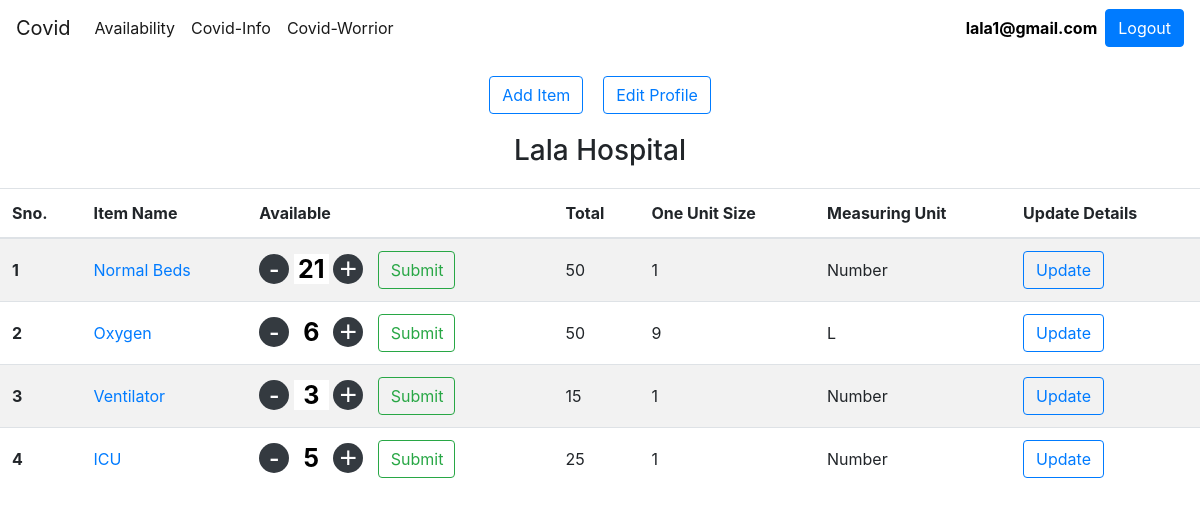
Screenshot of /profile.php (signed in) with the database file from the repository.
### tables this page shows
CREATE TABLE `vendor` (
  `id` int(100) NOT NULL,
  `orgname` varchar(200) NOT NULL,
  `orgemail` varchar(150) NOT NULL,
  `orgpassword` varchar(255) NOT NULL,
  `orgphoneno` varchar(10) NOT NULL,
  `orgaddress` varchar(300) NOT NULL,
  `orgtype` varchar(50) NOT NULL,
  `orgcity` text NOT NULL,
  `status` enum('active','inactive') NOT NULL DEFAULT 'inactive',
  `created_at` datetime NOT NULL DEFAULT current_timestamp(),
  `updated_at` datetime NOT NULL DEFAULT current_timestamp() ON UPDATE current_timestamp()
);

CREATE TABLE `resources` (
  `resource_id` int(100) NOT NULL,
  `resource_name` varchar(100) NOT NULL,
  `one_unit_size` int(11) NOT NULL,
  `measuring_unit` varchar(10) NOT NULL,
  `total` int(11) NOT NULL,
  `available` int(11) DEFAULT NULL,
  `vendor_id` int(100) NOT NULL,
  `created_at` datetime NOT NULL DEFAULT current_timestamp(),
  `updated_at` datetime NOT NULL DEFAULT current_timestamp() ON UPDATE current_timestamp()
);

### includes/database.php (called while the page is built, shortened)
<?php
class Database
{
    private $connection;
    public function open_db_connection()
    {
        try {
            $this->connection = new PDO("mysql:host=".DB_HOST.";dbname=".DB_NAME,DB_USER,DB_PASS);
            $this->connection->setAttribute(PDO::ATTR_ERRMODE, PDO::ERRMODE_EXCEPTION);
          } catch(PDOException $e) {
            echo "Connection failed: " . $e->getMessage();
          }
    }
    public function query($query,$arr=[])
    {
        if(empty($arr))
        {
            $result=$this->connection->query($query);
            return $result;
        }
        else
        {
            $stmt=$this->connection->prepare($query);
            $result=$stmt->execute($arr);
            return $stmt;
        }
    }
}
$database=new Database();

### includes/users.php (called while the page is built, shortened)
<?php
require_once('database.php');
class User
{
	public static function find_user_by_email($email)
	{
		global $database;
		$q='select * from users where email=?';
		$result=$database->query($q,array($email));
		$row=$result->fetch();
		return self::getObject($row);
	}
	public static function getObject($row)
	{
		$user=new User();
		foreach ($row as $key => $value) {
		if($user->checkKey($key))
				{
				$user->{$key}=$value;
				}
			}
		return $user;
	}
	public  function checkKey($key)
	{
		$properties=get_object_vars($this);
		return array_key_exists($key, $properties);
	}
}
?>

### includes/vendor.php (called while the page is built, shortened)
<?php
require_once('database.php');
class Vendor
{
	public static function select_query($id='')
	{
	global $database;
	$q=$id?"select * from vendor where id={$id}":"select * from vendor";
	$result=$database->query($q);
	return $result;
	}
	public static  function find_vendor_by_id($id)
	{
		$result=self::select_query($id);
		$row=$result->fetch();
		return $row?self::getObject($row):false;
	}
	public static function getObject($row)
	{
		$vendor=new Vendor();
		foreach ($row as $key => $value) {
		if($vendor->checkKey($key))
				{
				$vendor->{$key}=$value;
				}
			}
		return $vendor;
	}
	public  function checkKey($key)
	{
		$properties=get_object_vars($this);
		return array_key_exists($key, $properties);
	}
}
?>

### includes/resources.php (called while the page is built, shortened)
<?php
require_once('database.php');
class Resources
{
	public static function find_resources_by_vendor_id($vendor_id)
	{
		$resources=[];
		global $database;
		$q="select * from resources where vendor_id=?";
		$result=$database->query($q,array($vendor_id));
		while ($row=$result->fetch()) {
			$resources[]=self::getObject($row);
		}
		return $resources;
	}
    public static function getObject($row)
	{
		$resource=new Resources();
		foreach ($row as $key => $value) {
		if($resource->checkKey($key))
				{
				$resource->{$key}=$value;
				}
			}
		return $resource;
	}
	public  function checkKey($key)
	{
		$properties=get_object_vars($this);
		return array_key_exists($key, $properties);
	}
}

### profile.php (the view, shortened to what this page needs)
<?php
require('includes/users.php');
require('includes/resources.php');
require ('includes/vendor.php');
if (isset($_SESSION['email'])) {
    $user = User::find_user_by_email($_SESSION['email']);
    $resources = Resources::find_resources_by_vendor_id($user->vendor_id);
    $vendor =Vendor::find_vendor_by_id($user->vendor_id);
}
else
{
    header('Location:index.php');
}
?>
<!doctype html>
<html lang="en">
<head>
    <link rel="stylesheet" href="https://cdn.jsdelivr.net/npm/bootstrap@4.5.3/dist/css/bootstrap.min.css">
</head>
<body>
<?php
include"navbar.php";
?>
    <center><div style="margin-top: 20px;"><a class="btn btn-outline-primary" href="addItem.php" role="button">Add Item</a><a class="btn btn-outline-primary" href="editProfile.php" role="button"  style="margin-left: 20px;">Edit Profile</a></div></center>
    <h3 class="page-title"><?php echo $vendor->orgname ?></h3>
    <div class="table-responsive-md">
        <table class="table table-striped table-hover">
            <thead>
                <tr>
                    <th scope="col">Sno.</th>
                    <th scope="col">Item Name</th>
                    <th scope="col">Available</th>
                    <th scope="col">Total</th>
                    <th scope="col">One Unit Size</th>
                    <th scope="col">Measuring Unit</th>
                    <th scope="col">Update Details</th>
                </tr>
            </thead>
            <tbody>
                <?php
                if (!empty($resources)) {
                    $i=0;
                    foreach ($resources as $res) {
                ?>
                        <tr>
                            <th scope="row">
                                <div class="tdr-margin"><?php echo ++$i; ?></div>
                            </th>
                            <td>
                                <a href="">
                                    <div class="tdr-margin"><?php echo $res->resource_name ?></div>
                                </a>
                            </td>
                            <td>
                                <form action="availableUpdation.php" method="post">
                                    <div class="qty mt-6">
                                        <span class="minus bg-dark" onclick="ini(<?php echo $i ?>)">-</span>
                                        <input type="number" id="count<?php echo $i ?>" class="count" name="qty" value=<?php echo $res->available; ?>>
                                        <span class="plus bg-dark" onclick="ini(<?php echo $i ?>)">+</span>
                                        <input type="submit" class="btn btn-outline-success " style="width: 77.5px;margin-left: 10px;" name="submit">
                                    </div>
                                </form>
                            </td>
                            <td class="tdr-margin">
                                <div class="tdr-margin"><?php echo $res->total ?></div>
                            </td>
                            <td class="tdr-margin">
                                <div class="tdr-margin"><?php echo $res->one_unit_size ?></div>
                            </td>
                            <td class="tdr-margin">
                                <div class="tdr-margin"><?php echo $res->measuring_unit ?></div>
                            </td>
                            <?php
                            $rid=$res->resource_id;
                            $rname=$res->resource_name;
                            $ravilable=$res->available;
                            $rous=$res->one_unit_size;
                            $rtotal=$res->total;
                            $rmu=$res->measuring_unit;
                            echo "
                            <td><a class='btn btn-outline-primary' href='updateItem.php?resid=$rid&resname=$rname&resavailable=$ravilable&resous=$rous&restotal=$rtotal&resmu=$rmu' role='button'>Update</a></td>
                            ";
                            ?>
                        </tr>
                <?php
                    }
                }
                else
                {
                    ?>
                            <tr>
                                <td colspan=7>You have not added any item yet click on add item to add an item.</td>
                            </tr>
                    <?php
                }
                ?>
            </tbody>
        </table>
    </div>
</body>
</html>

### navbar.php (shortened to what this page needs)
<body onscroll="onscroll()" on>
<header>
        <nav id="nav_top" class="navbar navbar-expand-lg navbar-light  ">
            <a class="navbar-brand" href="index.php">Covid</a>
            <div class="collapse navbar-collapse" id="navbarNavDropdown">
                <ul class="navbar-nav">
                    <li class="nav-item active">
                        <a  id="hos2" class="nav-link active" href="search.php" >Availability</a>
                    </li>
                    <li class="nav-item active">
                        <a id="hos3" class="nav-link active" href="coronatrackerlive.php" >Covid-Info</a>
                    </li>
                    <li class="nav-item active">
                        <a id="hos4" class="nav-link active" href="covidwarrior.php" >Covid-Worrior</a>
                    </li>
                </ul>
                <?php
                if(isset($_SESSION['email']))
                {
                ?>
                <a class='mr-2' style="margin-right: 0%; margin-left: auto;color:black;" href="#"><b><?php echo $_SESSION['email']; ?></b></a>
						<a href="logout.php"><button id="login" class="btn btn-primary">Logout</button></a>
                <?php
                }
                ?>
            </div>
        </nav>
    </header>
</body>

### profile.php (style rules this page uses)
.page-title { margin: 20px; text-align: center; }
.qty .count { margin-top: 3px; color: #000; display: inline-block; vertical-align: top; font-size: 25px; font-weight: 700; line-height: 30px; padding: 0 2px; min-width: 35px; text-align: center; }
.plus { margin-top: 3px; cursor: pointer; display: inline-block; vertical-align: top; color: white; width: 30px; height: 30px; font: 30px/1 Arial, sans-serif; text-align: center; border-radius: 50%; }
.minus { margin-top: 3px; cursor: pointer; display: inline-block; vertical-align: top; color: white; width: 30px; height: 30px; font: 30px/1 Arial, sans-serif; text-align: center; border-radius: 50%; background-clip: padding-box; }
.qty { width: 200px; }
span { -webkit-user-select: none; -moz-user-select: none; -ms-user-select: none; }
.count { border: 0; width: 2%; }
.tdr-margin { margin-top: 7px; }

### rows the page displays
vendor: orgname "Lala Hospital"
resources: resource_name "Normal Beds", qty "21", total "50", one_unit_size "1", measuring_unit "Number"
resources: resource_name "Oxygen", qty "6", total "50", one_unit_size "9", measuring_unit "L"
resources: resource_name "Ventilator", qty "3", total "15", one_unit_size "1", measuring_unit "Number"
resources: resource_name "ICU", qty "5", total "25", one_unit_size "1", measuring_unit "Number"

### other values shown
$_SESSION['email'] "lala1@gmail.com"
